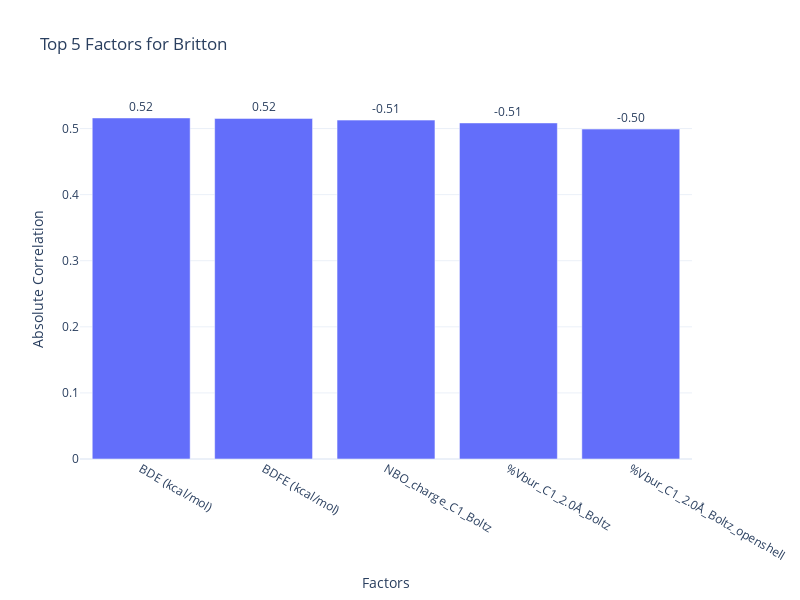
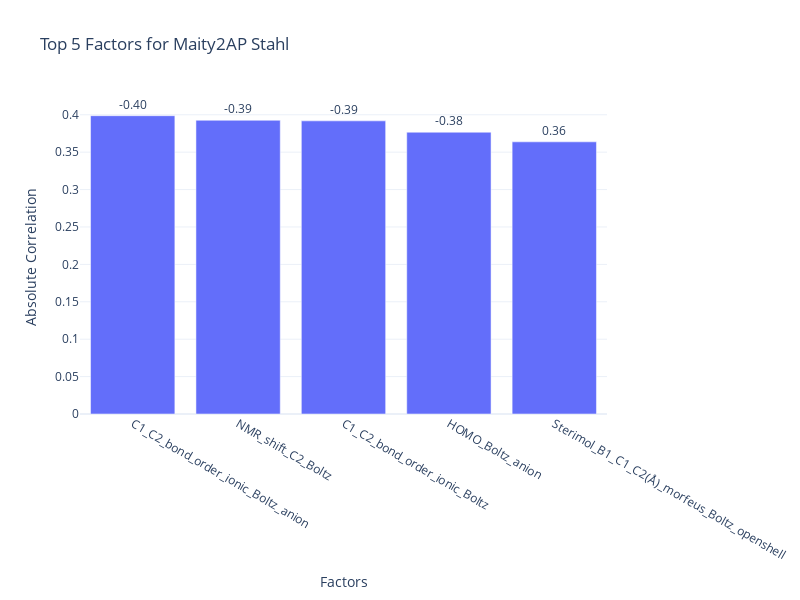
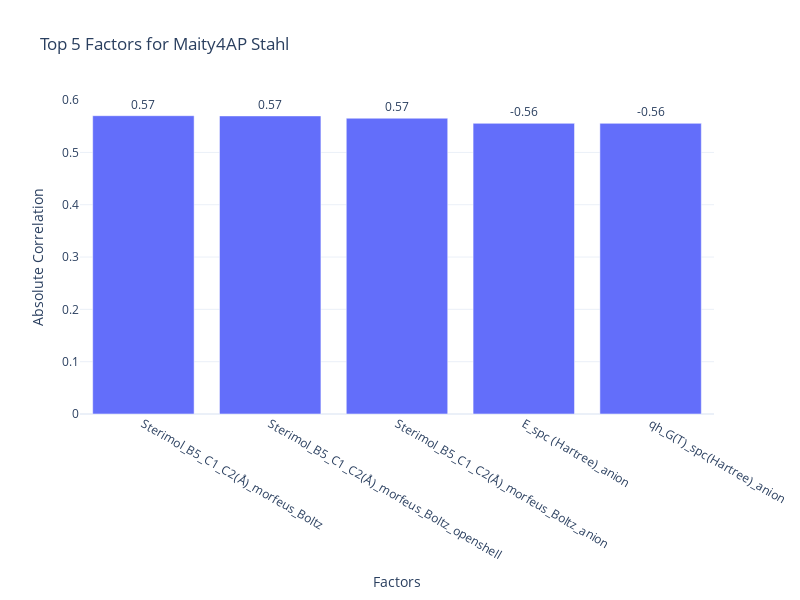
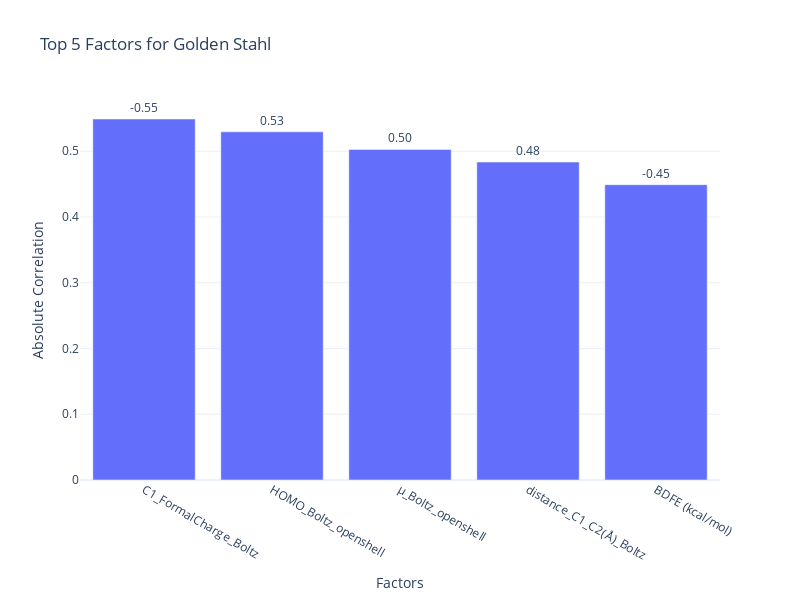

The notebook cell these images were saved under, in order:
### Code cell
import plotly.express as px

# Create bar charts for each method
for method, factors in top_factors_dict.items():
    # Prepare data for the chart
    data = correlation_results.loc[factors, method].reset_index()
    data.columns = ["Factor", "Correlation"]
    data["Absolute Correlation"] = data["Correlation"].abs()

    # Create the bar chart
    fig = px.bar(
        data,
        x="Factor",
        y="Absolute Correlation",
        text="Correlation",  # Add original correlation values as text
        title=f"Top 5 Factors for {method}",
        labels={"Absolute Correlation": "Correlation Value (|r|)", "Factor": "Property"},
    )

    # Customize layout
    fig.update_traces(texttemplate="%{text:.2f}", textposition="outside")  # Format text
    fig.update_layout(
        height=600,
        width=800,
        template="plotly_white",
        xaxis_title="Factors",
        yaxis_title="Absolute Correlation",
    )

    # Show the chart
    fig.show()

### Figure 1 — Plotly figure (JSON) as saved in the notebook; plotly's stock layout.template omitted (floating-point values rounded to 4 significant figures)
{"data": [{"alignmentgroup": "True", "hovertemplate": "Property=%{x}<br>Correlation Value (|r|)=%{y}<br>Correlation=%{text}<extra></extra>", "legendgroup": "", "marker": {"color": "#636efa", "pattern": {"shape": ""}}, "name": "", "offsetgroup": "", "orientation": "v", "showlegend": false, "text": [0.516, 0.5154, -0.5128, -0.5085, -0.4992], "textposition": "outside", "texttemplate": "%{text:.2f}", "type": "bar", "x": ["BDE (kcal/mol)", "BDFE (kcal/mol)", "NBO_charge_C1_Boltz", "%Vbur_C1_2.0Å_Boltz", "%Vbur_C1_2.0Å_Boltz_openshell"], "xaxis": "x", "y": [0.516, 0.5154, 0.5128, 0.5085, 0.4992], "yaxis": "y"}], "layout": {"barmode": "relative", "height": 600, "legend": {"tracegroupgap": 0}, "title": {"text": "Top 5 Factors for Britton"}, "width": 800, "xaxis": {"anchor": "y", "domain": [0, 1], "title": {"text": "Factors"}}, "yaxis": {"anchor": "x", "domain": [0, 1], "title": {"text": "Absolute Correlation"}}}}

### Figure 2 — Plotly figure (JSON) as saved in the notebook; plotly's stock layout.template omitted (floating-point values rounded to 4 significant figures)
{"data": [{"alignmentgroup": "True", "hovertemplate": "Property=%{x}<br>Correlation Value (|r|)=%{y}<br>Correlation=%{text}<extra></extra>", "legendgroup": "", "marker": {"color": "#636efa", "pattern": {"shape": ""}}, "name": "", "offsetgroup": "", "orientation": "v", "showlegend": false, "text": [-0.3987, -0.3927, -0.3918, -0.3767, 0.3638], "textposition": "outside", "texttemplate": "%{text:.2f}", "type": "bar", "x": ["C1_C2_bond_order_ionic_Boltz_anion", "NMR_shift_C2_Boltz", "C1_C2_bond_order_ionic_Boltz", "HOMO_Boltz_anion", "Sterimol_B1_C1_C2(Å)_morfeus_Boltz_openshell"], "xaxis": "x", "y": [0.3987, 0.3927, 0.3918, 0.3767, 0.3638], "yaxis": "y"}], "layout": {"barmode": "relative", "height": 600, "legend": {"tracegroupgap": 0}, "title": {"text": "Top 5 Factors for Maity2AP Stahl"}, "width": 800, "xaxis": {"anchor": "y", "domain": [0, 1], "title": {"text": "Factors"}}, "yaxis": {"anchor": "x", "domain": [0, 1], "title": {"text": "Absolute Correlation"}}}}

### Figure 3 — Plotly figure (JSON) as saved in the notebook; plotly's stock layout.template omitted (floating-point values rounded to 4 significant figures)
{"data": [{"alignmentgroup": "True", "hovertemplate": "Property=%{x}<br>Correlation Value (|r|)=%{y}<br>Correlation=%{text}<extra></extra>", "legendgroup": "", "marker": {"color": "#636efa", "pattern": {"shape": ""}}, "name": "", "offsetgroup": "", "orientation": "v", "showlegend": false, "text": [0.5702, 0.5697, 0.5654, -0.5556, -0.5555], "textposition": "outside", "texttemplate": "%{text:.2f}", "type": "bar", "x": ["Sterimol_B5_C1_C2(Å)_morfeus_Boltz", "Sterimol_B5_C1_C2(Å)_morfeus_Boltz_openshell", "Sterimol_B5_C1_C2(Å)_morfeus_Boltz_anion", "E_spc (Hartree)_anion", "qh_G(T)_spc(Hartree)_anion"], "xaxis": "x", "y": [0.5702, 0.5697, 0.5654, 0.5556, 0.5555], "yaxis": "y"}], "layout": {"barmode": "relative", "height": 600, "legend": {"tracegroupgap": 0}, "title": {"text": "Top 5 Factors for Maity4AP Stahl"}, "width": 800, "xaxis": {"anchor": "y", "domain": [0, 1], "title": {"text": "Factors"}}, "yaxis": {"anchor": "x", "domain": [0, 1], "title": {"text": "Absolute Correlation"}}}}

### Figure 4 — Plotly figure (JSON) as saved in the notebook; plotly's stock layout.template omitted (floating-point values rounded to 4 significant figures)
{"data": [{"alignmentgroup": "True", "hovertemplate": "Property=%{x}<br>Correlation Value (|r|)=%{y}<br>Correlation=%{text}<extra></extra>", "legendgroup": "", "marker": {"color": "#636efa", "pattern": {"shape": ""}}, "name": "", "offsetgroup": "", "orientation": "v", "showlegend": false, "text": [-0.549, 0.5295, 0.5027, 0.4836, -0.4491], "textposition": "outside", "texttemplate": "%{text:.2f}", "type": "bar", "x": ["C1_FormalCharge_Boltz", "HOMO_Boltz_openshell", "μ_Boltz_openshell", "distance_C1_C2(Å)_Boltz", "BDFE (kcal/mol)"], "xaxis": "x", "y": [0.549, 0.5295, 0.5027, 0.4836, 0.4491], "yaxis": "y"}], "layout": {"barmode": "relative", "height": 600, "legend": {"tracegroupgap": 0}, "title": {"text": "Top 5 Factors for Golden Stahl"}, "width": 800, "xaxis": {"anchor": "y", "domain": [0, 1], "title": {"text": "Factors"}}, "yaxis": {"anchor": "x", "domain": [0, 1], "title": {"text": "Absolute Correlation"}}}}
